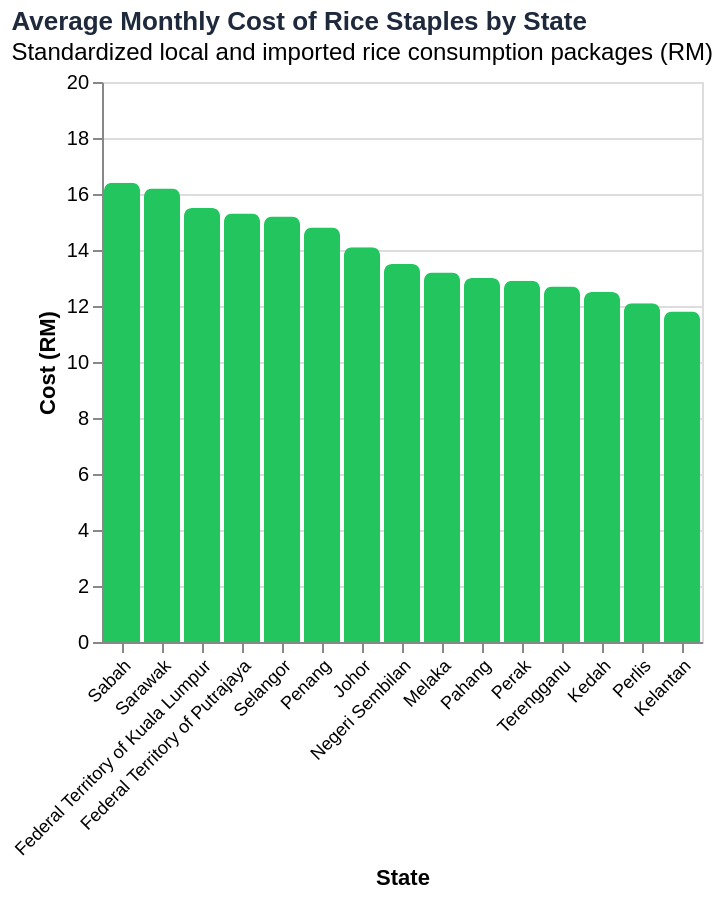

Source (Vega-Lite JSON):
### Vega-Lite specification from a JSON file in a GitHub repository (floating-point values rounded to 4 significant figures)
{"$schema": "https://vega.github.io/schema/vega-lite/v5.json", "title": {"text": "Average Monthly Cost of Rice Staples by State", "subtitle": "Standardized local and imported rice consumption packages (RM)", "fontSize": 13, "anchor": "start", "color": "#1e293b"}, "width": "container", "height": 280, "data": {"values": [{"state": "Johor", "rice": 14.1}, {"state": "Kedah", "rice": 12.5}, {"state": "Kelantan", "rice": 11.8}, {"state": "Melaka", "rice": 13.2}, {"state": "Negeri Sembilan", "rice": 13.5}, {"state": "Pahang", "rice": 13.0}, {"state": "Penang", "rice": 14.8}, {"state": "Perak", "rice": 12.9}, {"state": "Perlis", "rice": 12.1}, {"state": "Selangor", "rice": 15.2}, {"state": "Terengganu", "rice": 12.7}, {"state": "Sabah", "rice": 16.4}, {"state": "Sarawak", "rice": 16.2}, {"state": "Federal Territory of Kuala Lumpur", "rice": 15.5}, {"state": "Federal Territory of Putrajaya", "rice": 15.3}]}, "mark": {"type": "bar", "cornerRadiusTopLeft": 4, "cornerRadiusTopRight": 4, "color": "#22c55e"}, "encoding": {"x": {"field": "state", "type": "nominal", "title": "State", "sort": "-y", "axis": {"labelAngle": -45, "labelFontSize": 9}}, "y": {"field": "rice", "type": "quantitative", "title": "Cost (RM)", "scale": {"domain": [0, 20]}}, "tooltip": [{"field": "state", "type": "nominal", "title": "State"}, {"field": "rice", "type": "quantitative", "title": "Rice Cost (RM)"}]}}
